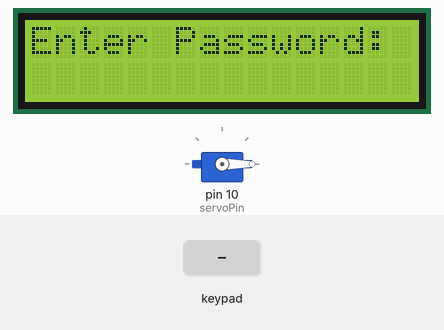
Simulated run of this sketch. Board: Arduino Uno, built with avr-gcc and run on an emulated ATmega328P. Parts: 16×2 character LCD, servo. The inputs (shaded band) are chosen by the test bench.

Above: at 1.2 s.
1.3 s: keypad keys 1 2 3 4 # pressed 0.4 s apart
At 3.6 s:
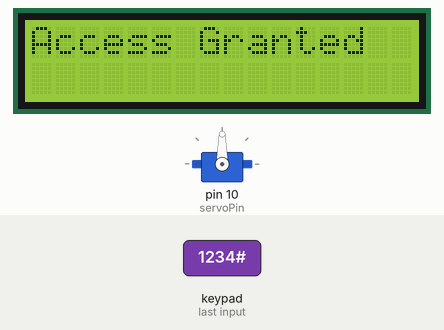
6.3 s: key 'A' pressed
At 8.8 s:
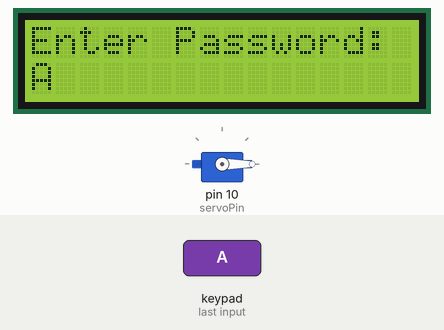
9.3 s: key 'B' pressed
At 10.2 s:
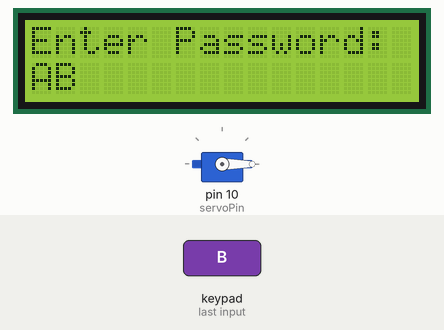
10.8 s: keypad keys 1 2 3 4 A pressed 0.4 s apart
At 12.9 s:
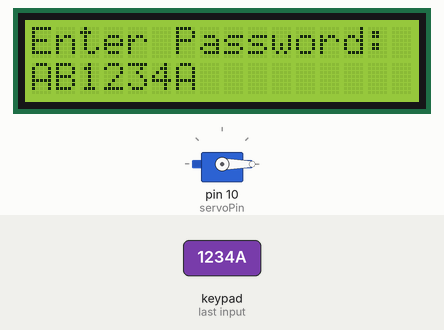
14.3 s: key 'C' pressed
At 15.4 s:
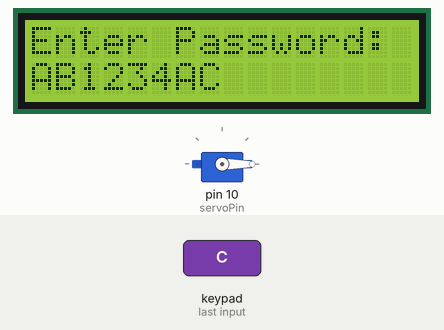
15.8 s: keypad keys 1 2 3 4 D pressed 0.4 s apart
At 18.2 s:
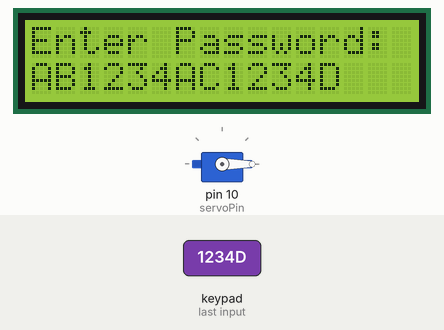
Timing chart, 0 to 19.7 s (numbered marks = the images above; inputs shaded):
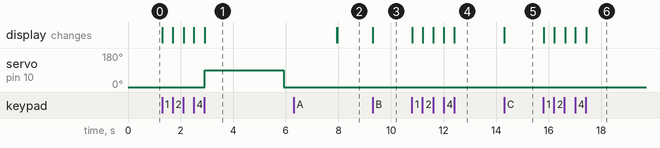

The sketch:

R63._Password-Protected_Door_Lock.ino
```cpp
/*
Components used:
- Arduino Board
- Sensor Shield
- 4x4 Keypad
- Servo Motor
- LCD Display (I2C)
- Jumper Wires
*/

#include <Keypad.h>
#include <LiquidCrystal_I2C.h>
#include <Servo.h>

// Define LCD address and size
LiquidCrystal_I2C lcd(0x27, 16, 2);

// Define keypad rows and columns
const byte ROWS = 4;
const byte COLS = 4;

// Define the key layout
char keys[ROWS][COLS] = {
  {'1', '2', '3', 'A'},
  {'4', '5', '6', 'B'},
  {'7', '8', '9', 'C'},
  {'*', '0', '#', 'D'}
};

// Define keypad row and column pins
byte rowPins[ROWS] = {9, 8, 7, 6};
byte colPins[COLS] = {5, 4, 3, 2};

// Initialize keypad
Keypad keypad = Keypad(makeKeymap(keys), rowPins, colPins, ROWS, COLS);

// Servo motor for locking mechanism
Servo doorLock;
int servoPin = 10;

// Password variables
String password = "1234";
String inputPassword = "";

void setup() {
  lcd.init();
  lcd.backlight();
  lcd.setCursor(0, 0);
  lcd.print("Enter Password:");

  doorLock.attach(servoPin);
  doorLock.write(0); // Lock position
}

void loop() {
  char key = keypad.getKey();

  if (key) {
    // 1. Add key to input and show on LCD
    if (key != '#' && key != '*') {
      inputPassword += key;
      lcd.setCursor(0, 1);
      lcd.print(inputPassword);
    }

    // 2. Submit password
    else if (key == '#') {
      lcd.clear();
      lcd.setCursor(0, 0);

      if (inputPassword == password) {
        lcd.print("Access Granted");
        doorLock.write(90); // Unlock
        delay(3000);
        doorLock.write(0);  // Lock again
      } else {
        lcd.print("Access Denied");
      }

      inputPassword = ""; // Reset
      delay(2000);
      lcd.clear();
      lcd.setCursor(0, 0);
      lcd.print("Enter Password:");
    }

    // 3. Clear input
    else if (key == '*') {
      inputPassword = "";
      lcd.clear();
      lcd.setCursor(0, 0);
      lcd.print("Enter Password:");
    }
  }
}
```

Measured:
- after the input at 1.3 s, servo on pin 10 (servoPin): 0° → 90° after 1.6 s, → 0° 3.0 s later; the display: first changes at once (image 1 shows a later state)
- after the input at 6.3 s, the display: first differs from a run without the input after 1.7 s (image 2)
- after the input at 9.3 s, the display: changes at once (image 3)
- after the input at 10.8 s, the display: first changes at once (image 4 shows a later state)
- after the input at 14.3 s, the display: changes at once (image 5)
- after the input at 15.8 s, the display: first changes at once (image 6 shows a later state)
